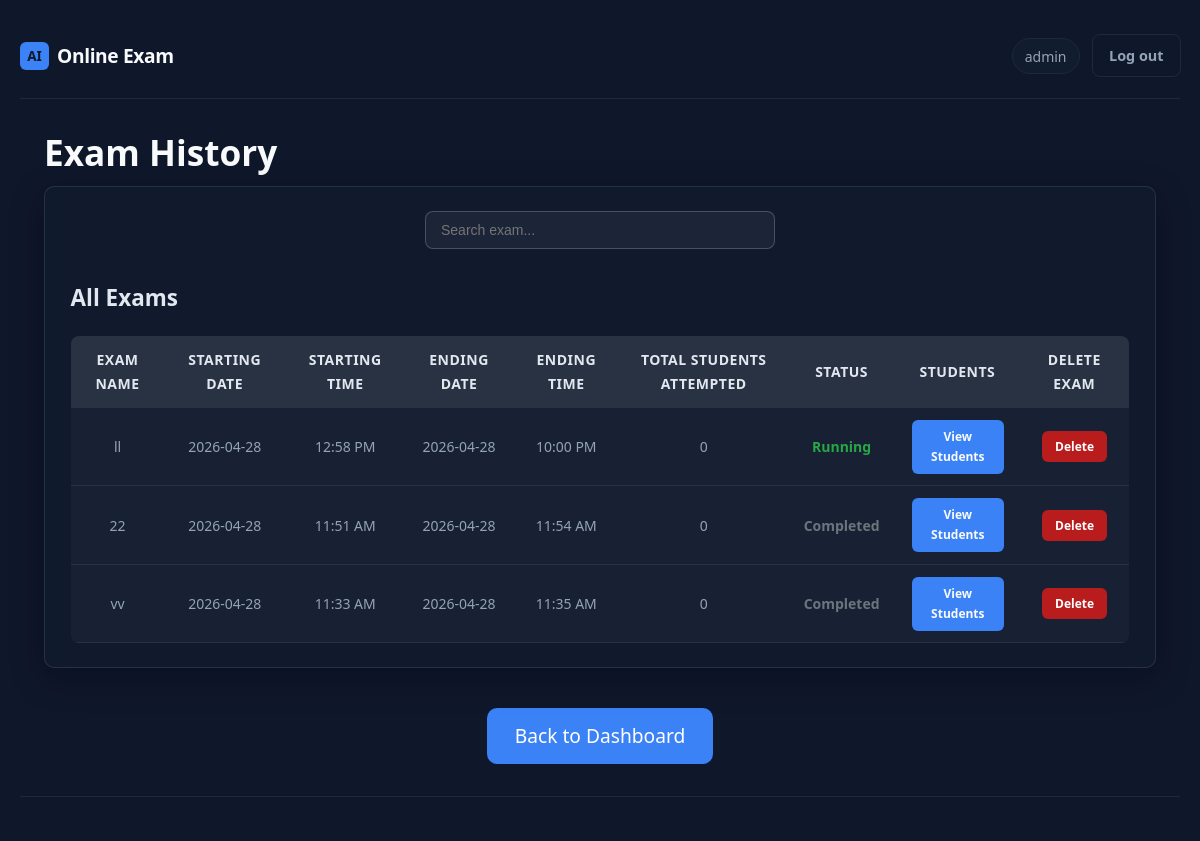
Screenshot of /admin/exam-history (signed in) with the database file from the repository.
### app.py (models this page shows)
class User(db.Model):
    __tablename__ = "users"
    id = db.Column(db.Integer, primary_key=True)
    username = db.Column(db.String(80), unique=True, nullable=False)
    email = db.Column(db.String(120), unique=True, nullable=False)
    password_hash = db.Column(db.String(256), nullable=False)
    roll_number = db.Column(db.String(50), unique=True, nullable=True)
    created_at = db.Column(db.DateTime, default=lambda: datetime.now(timezone.utc))
    is_admin = db.Column(db.Boolean, default=False)
    allow_reattempt = db.Column(db.Boolean, default=False)
    exam_access_enabled = db.Column(db.Boolean, default=True)
    exam_completed = db.Column(db.Boolean, default=False)
    admin_role = db.Column(db.String(20), nullable=True)
    is_blocked = db.Column(db.Boolean, default=False)
    block_reason = db.Column(db.String(255))
    attempts = db.relationship("Attempt", backref="user", lazy=True)

class ExamHistory(db.Model):
    id = db.Column(db.Integer, primary_key=True)
    subject_name = db.Column(db.String(100), nullable=False, default="General Exam")
    start_time = db.Column(db.DateTime, nullable=False)
    end_time = db.Column(db.DateTime, nullable=False)
    created_at = db.Column(db.DateTime, default=lambda: datetime.now(timezone.utc))

### app.py (the view)
@app.route('/admin/exam-history')
@admin_required
def exam_history():
    exams = ExamHistory.query.order_by(ExamHistory.start_time.desc()).all()
    if exams is None:
        exams = []
    current_exam = ExamSchedule.query.first()
    if current_exam:
        student_count = Attempt.query.filter(
            Attempt.started_at >= current_exam.start_time,
            Attempt.started_at <= current_exam.end_time,
            Attempt.status == 'completed'
        ).count()
        current_exam.total_students = student_count
    now = datetime.utcnow() + timedelta(hours=5, minutes=30)
    for exam in exams:
        student_count = Attempt.query.filter(
            Attempt.started_at >= exam.start_time,
            Attempt.started_at <= exam.end_time,
            Attempt.status == 'completed'
        ).count()
        exam.total_students = student_count
        if exam.start_time <= now <= exam.end_time:
            exam.status = "RUNNING"
        elif now > exam.end_time:
            exam.status = "COMPLETED"
        else:
            exam.status = "NOT STARTED"
    return render_template('exam_history.html', exams=exams, now=now)

### app.py (called while the page is built, shortened)
def admin_required(f):
    @wraps(f)
    def decorated(*args, **kwargs):
        if "user_id" not in session:
            return redirect(url_for("admin_login_page"))
        u = db.session.get(User, session["user_id"])
        return f(*args, **kwargs)
    return decorated

### templates/exam_history.html (shortened to what this page needs)
{% extends "base.html" %}
{% block body_class %}page-admin{% endblock %}
{% block content %}
<section class="admin-hero">
  <h1>Exam History</h1>
</section>
<div class="card admin-section">
    <div style="display: flex; justify-content: center; margin-bottom: 20px;">
      <input
        type="text"
        id="examSearch"
        placeholder="Search exam..."
        style="width: 350px; padding: 10px 15px; border: 1px solid rgba(255,255,255,0.2); border-radius: 8px; background: rgba(255,255,255,0.05); color: #e2e8f0; font-size: 14px;"
      >
    </div>
  <h3 style="margin: 30px 0 20px 0; color: #e2e8f0;">All Exams</h3>
  <div class="exams-table">
    <table class="data-table">
      <thead>
        <tr>
          <th>Exam Name</th>
          <th>Starting Date</th>
          <th>Starting Time</th>
          <th>Ending Date</th>
          <th>Ending Time</th>
          <th>Total Students Attempted</th>
          <th>STATUS</th>
          <th>STUDENTS</th>
          <th>DELETE EXAM</th>
        </tr>
      </thead>
      <tbody>
        {% if exams %}
          {% for exam in exams %}
            <tr class="exam-row" data-exam="{{ exam.subject_name or 'Exam' }}" data-date="{{ exam.start_time.strftime('%Y-%m-%d') }}">
              <td>{{ exam.subject_name }}</td>
              <td>{{ exam.start_time.strftime('%Y-%m-%d') }}</td>
              <td>{{ exam.start_time.strftime('%I:%M %p') }}</td>
              <td>{{ exam.end_time.strftime('%Y-%m-%d') }}</td>
              <td>{{ exam.end_time.strftime('%I:%M %p') }}</td>
              <td>{{ exam.total_students or 0 }}</td>
              <td>
                {% if exam.status == "RUNNING" %}
                  <span style="color: #28a745; font-weight:600;">Running</span>
                {% elif exam.status == "COMPLETED" %}
                  <span style="color: #6c757d; font-weight:600;">Completed</span>
                {% else %}
                  <span style="color: #ffc107; font-weight:600;">Not Started</span>
                {% endif %}
              </td>
              <td>
                <a href="{{ url_for('admin_exam_students', exam_id=exam.id) }}" class="btn btn-primary btn-sm">
                  View Students
                </a>
              </td>
              <td>
                <form action="{{ url_for('delete_exam', exam_id=exam.id) }}" method="POST" style="display:inline;">
                  <button type="submit" class="btn btn-danger btn-sm"
                      onclick="return confirm('Delete this exam?');">
                      Delete
                  </button>
                </form>
              </td>
            </tr>
          {% endfor %}
        {% endif %}
      </tbody>
    </table>
  </div>
</div>
<div style="text-align: center; margin-top: 40px;">
  <a href="/admin" class="btn-dashboard">
    Back to Dashboard
  </a>
</div>
{% endblock %}

### templates/base.html (shortened to what this page needs)
<!DOCTYPE html>
<html lang="en">
<head>
  <link rel="stylesheet" href="{{ url_for('static', filename='css/style.css') }}">
</head>
<body class="{% block body_class %}{% endblock %}">
  <div class="app-shell">
    <header class="top-bar">
      <a href="{% if session.get('is_admin') %}{{ url_for('admin_dashboard') }}{% elif session.get('user_id') %}{{ url_for('dashboard') }}{% else %}{{ url_for('login') }}{% endif %}" class="brand">
        <span class="brand-mark">AI</span>
        <span class="brand-text">Online Exam</span>
      </a>
      {% if session.get('user_id') %}
      <nav class="top-nav">
        <span class="user-pill">{{ session.get('username') }}</span>
        <a href="{{ url_for('admin_logout') }}" class="btn btn-ghost">Log out</a>
      </nav>
      {% endif %}
    </header>
    <div class="full-width-wrapper">
      {% block content %}{% endblock %}
    </div>
    <footer class="site-footer">
    </footer>
  </div>
</body>
</html>

### static/css/style.css (style rules this page uses)
:root { --bg: #0f172a; --bg-elevated: #111c2e; --border: #1e293b; --text: #f8fafc; --muted: #94a3b8; --accent: #3b82f6; --accent-dim: #2563eb; --accent-glow: rgba(59, 130, 246, 0.35); --success: #22c55e; --error: #ef4444; --radius: 10px; --font: "Segoe UI", system-ui, -apple-system, sans-serif; }
*, *::before, *::after { box-sizing: border-box; }
body { margin: 0; min-height: 100vh; font-family: var(--font); background: var(--bg); color: var(--text); font-size: 1.2rem; line-height: 1.65; }
a { color: var(--accent); text-decoration: none; }
.app-shell { max-width: 1080px; margin: 0 auto; padding: 1.65rem 1.25rem 2.5rem; min-height: 100vh; display: flex; flex-direction: column; position: relative; z-index: 1; }
.top-bar { display: flex; align-items: center; justify-content: space-between; padding: 0.5rem 0 1.25rem; border-bottom: 1px solid var(--border); margin-bottom: 1.5rem; }
.brand { display: flex; align-items: center; gap: 0.5rem; color: var(--text); text-decoration: none; }
.brand-mark { background: var(--accent); color: #0f172a; font-weight: 700; padding: 0.2rem 0.45rem; border-radius: 6px; font-size: 0.85rem; }
.brand-text { font-weight: 600; letter-spacing: -0.02em; }
.top-nav { display: flex; align-items: center; gap: 0.75rem; }
.user-pill { font-size: 0.875rem; color: var(--muted); padding: 0.35rem 0.75rem; background: var(--bg-elevated); border-radius: 999px; border: 1px solid var(--border); }
.site-footer { margin-top: 2rem; padding-top: 1rem; border-top: 1px solid var(--border); font-size: 0.8rem; color: var(--muted); text-align: center; }
.card { background: rgba(17, 28, 46, 0.72); border: 1px solid rgba(148, 163, 184, 0.18); border-radius: var(--radius); padding: 1.5rem 1.6rem; box-shadow: 0 10px 32px rgba(2, 6, 23, 0.35); backdrop-filter: blur(8px); -webkit-backdrop-filter: blur(8px); transition: transform 0.2s ease, box-shadow 0.2s ease, border-color 0.2s ease; }
.btn { display: inline-flex; align-items: center; justify-content: center; padding: 0.55rem 1rem; border-radius: 8px; font-size: 0.9rem; font-weight: 600; border: 1px solid transparent; cursor: pointer; font-family: inherit; transition: background 0.15s, border-color 0.15s; }
.btn-primary { background: var(--accent); color: #f8fafc; }
.btn-danger { background: #b91c1c; color: #fff; }
.btn-ghost { background: transparent; color: var(--muted); border-color: var(--border); }
.data-table { width: 100%; border-collapse: collapse; font-size: 0.875rem; }
.data-table th, .data-table td { text-align: center !important; vertical-align: middle; padding: 0.5rem 0.65rem; border-bottom: 1px solid var(--border); }
.data-table th:first-child, .data-table td:first-child { text-align: left; }
.data-table td:nth-child(5), .data-table td:nth-child(6) { text-align: center; }
.data-table th { color: var(--muted); font-weight: 500; }
.admin-hero h1 { margin: 0 0 0.35rem; font-size: 2.2rem; font-weight: 800; }
body.page-admin-portal, body.page-admin-login, body.page-admin { background: #0f172a; }
.btn, .btn-primary, .btn-outline, button, a.btn, a.btn-primary, a.btn-outline { transition: all 0.25s ease; position: relative; }
.dash-stat-card, .card, .highlight-card { transition: all 0.25s ease; }
.btn, button { will-change: transform; }

### templates/base.html (style rules this page uses)
body { margin: 0; padding: 0; }
html, body { width: 100%; overflow-x: hidden; }
.app-shell { width: 100%; max-width: 100%; }
.full-width-wrapper { width: 100%; max-width: 100%; padding-left: 24px; padding-right: 24px; }

### templates/exam_history.html (style rules this page uses)
.exams-table { width: 100%; border-collapse: collapse; background: rgba(255,255,255,0.03); border-radius: 8px; overflow: hidden; }
.exams-table th, .exams-table td { padding: 12px 16px; text-align: left; border-bottom: 1px solid rgba(255,255,255,0.08); transition: all 0.2s ease; }
.exams-table th { background: rgba(255,255,255,0.08); font-weight: 600; color: #e2e8f0; font-size: 14px; text-transform: uppercase; letter-spacing: 0.5px; }
.exams-table td { color: #94a3b8; font-size: 14px; }
.btn-sm { padding: 6px 12px; font-size: 12px; border-radius: 6px; transition: all 0.2s ease; }
.btn-dashboard { display: inline-block; padding: 12px 28px; background: #3b82f6; color: white; border-radius: 10px; text-decoration: none; transition: 0.2s ease; font-weight: 500; }

### rows the page displays
User: get "admin"
ExamHistory: subject_name "ll", start_time "2026-04-28", start_time "12:58 PM", end_time "2026-04-28", end_time "10:00 PM", total_students "0", shows "Running"
ExamHistory: subject_name "22", start_time "2026-04-28", start_time "11:51 AM", end_time "2026-04-28", end_time "11:54 AM", total_students "0", shows "Completed"
ExamHistory: subject_name "vv", start_time "2026-04-28", start_time "11:33 AM", end_time "2026-04-28", end_time "11:35 AM", total_students "0", shows "Completed"
